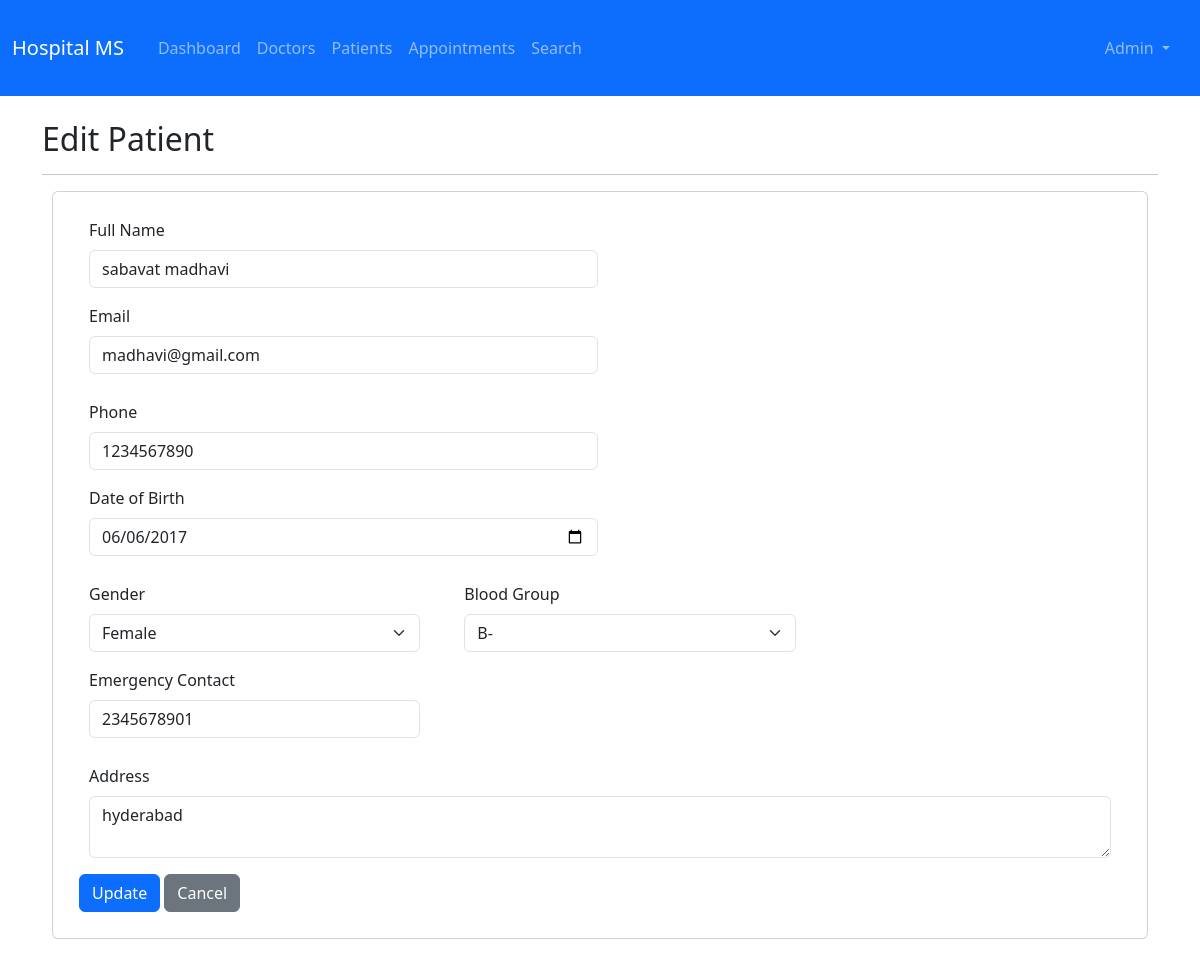
Page /admin/edit-patient/1 (signed in) on the committed database.
### backend/app.py (models this page shows, shortened)
class User(UserMixin, db.Model):
    id = db.Column(db.Integer, primary_key=True)
    username = db.Column(db.String(180), unique=True, nullable=False)
    email = db.Column(db.String(100), unique=True, nullable=False)
    password_hash = db.Column(db.String(100), nullable=False)
    role = db.Column(db.String(50), nullable=False)
    full_name = db.Column(db.String(80), nullable=False)
    phone = db.Column(db.String(10))
    is_active = db.Column(db.Boolean, default=True)
    created_at = db.Column(db.DateTime, default=datetime.utcnow)

class Patient(db.Model):
    id = db.Column(db.Integer, primary_key=True)
    user_id = db.Column(db.Integer, db.ForeignKey('user.id'), nullable=False, unique=True)
    date_of_birth = db.Column(db.Date)
    gender = db.Column(db.String(40))
    blood_group = db.Column(db.String(6))
    address = db.Column(db.Text)
    emergency_contact = db.Column(db.String(10))
    user = db.relationship('User', backref=db.backref('patient_profile', uselist=False))
    appointments = db.relationship('Appointment', backref='patient', lazy=True)

### backend/app.py (the view, shortened to what this page needs)
@app.route('/admin/edit-patient/<int:patient_id>', methods=['GET', 'POST'])
@login_required
@role_required('admin')
def edit_patient(patient_id):
    patient = Patient.query.get_or_404(patient_id)
    return render_template('admin/edit_patient.html', patient=patient)

### backend/app.py (called while the page is built)
@login_manager.user_loader
def load_user(user_id): return User.query.get(int(user_id))

def role_required(role):
    def decorator(f):
        @wraps(f)
        def decorated_function(*args, **kwargs):
            if not current_user.is_authenticated or current_user.role != role:
                flash('Access denied', 'danger')
                return redirect(url_for('index'))
            return f(*args, **kwargs)
        return decorated_function
    return decorator

### frontend/templates/admin/edit_patient.html (shortened to what this page needs)
{% extends "base.html" %}
{% block content %}
<h2>Edit Patient</h2>
<hr>
<div class="card">
    <div class="card-body">
        <form method="POST">
            <div class="row">
                <div class="col-md-6 mb-3">
                    <label class="form-label">Full Name</label>
                    <input type="text" class="form-control" name="full_name" value="{{ patient.user.full_name }}" required>
                </div>
                <div class="col-md-6 mb-3">
                    <label class="form-label">Email</label>
                    <input type="email" class="form-control" name="email" value="{{ patient.user.email }}" required>
                </div>
            </div>
            <div class="row">
                <div class="col-md-6 mb-3">
                    <label class="form-label">Phone</label>
                    <input type="tel" class="form-control" name="phone" value="{{ patient.user.phone }}" required>
                </div>
                <div class="col-md-6 mb-3">
                    <label class="form-label">Date of Birth</label>
                    <input type="date" class="form-control" name="dob" value="{{ patient.date_of_birth.strftime('%Y-%m-%d') if patient.date_of_birth else '' }}">
                </div>
            </div>
            <div class="row">
                <div class="col-md-4 mb-3">
                    <label class="form-label">Gender</label>
                    <select class="form-select" name="gender">
                        <option value="Female" {% if patient.gender == 'Female' %}selected{% endif %}>Female</option>
                    </select>
                </div>
                <div class="col-md-4 mb-3">
                    <label class="form-label">Blood Group</label>
                    <select class="form-select" name="blood_group">
                        {% for bg in ['A+', 'A-', 'B+', 'B-', 'AB+', 'AB-', 'O+', 'O-'] %}
                        <option value="{{ bg }}" {% if patient.blood_group == bg %}selected{% endif %}>{{ bg }}</option>
                        {% endfor %}
                    </select>
                </div>
                <div class="col-md-4 mb-3">
                    <label class="form-label">Emergency Contact</label>
                    <input type="tel" class="form-control" name="emergency_contact" value="{{ patient.emergency_contact }}">
                </div>
            </div>
            <div class="mb-3">
                <label class="form-label">Address</label>
                <textarea class="form-control" name="address" rows="2">{{ patient.address }}</textarea>
            </div>
            <button type="submit" class="btn btn-primary">Update</button>
            <a href="{{ url_for('admin_patients') }}" class="btn btn-secondary">Cancel</a>
        </form>
    </div>
</div>
{% endblock %}

### frontend/templates/base.html (shortened to what this page needs)
<!DOCTYPE html>
<html lang="en">
<head>
    <link href="https://cdn.jsdelivr.net/npm/bootstrap@5.3.0/dist/css/bootstrap.min.css" rel="stylesheet">
    <link rel="stylesheet" href="https://cdn.jsdelivr.net/npm/bootstrap-icons@1.10.0/font/bootstrap-icons.css">
    <link rel="stylesheet" href="{{ url_for('static', filename='css/style.css') }}">
</head>
<body>
    <nav class="navbar navbar-expand-lg navbar-dark bg-primary">
        <div class="container-fluid">
            <a class="navbar-brand" href="{{ url_for('index') }}"> Hospital MS</a>
            <div class="collapse navbar-collapse" id="navbarNav">
                <ul class="navbar-nav me-auto">
                    {% if current_user.is_authenticated %}
                        {% if current_user.role == 'admin' %}
                            <li class="nav-item"><a class="nav-link" href="{{ url_for('admin_dashboard') }}"> Dashboard</a></li>
                            <li class="nav-item"><a class="nav-link" href="{{ url_for('admin_doctors') }}"> Doctors</a></li>
                            <li class="nav-item"><a class="nav-link" href="{{ url_for('admin_patients') }}"> Patients</a></li>
                            <li class="nav-item"><a class="nav-link" href="{{ url_for('admin_appointments') }}">Appointments</a></li>
                            <li class="nav-item"><a class="nav-link" href="{{ url_for('admin_search') }}"> Search</a></li>
                        {% endif %}
                    {% endif %}
                </ul>
                <ul class="navbar-nav">
                    {% if current_user.is_authenticated %}
                        <li class="nav-item dropdown">
                            <a class="nav-link dropdown-toggle" href="#" id="navbarDropdown" role="button" data-bs-toggle="dropdown">
                               {{ current_user.full_name }}
                            </a>
                        </li>
                    {% else %}
                        <li class="nav-item"><a class="nav-link" href="{{ url_for('login') }}"> Login</a></li>
                        <li class="nav-item"><a class="nav-link" href="{{ url_for('register') }}"> Register</a></li>
                    {% endif %}
                </ul>
            </div>
        </div>
    </nav>
    <main class="container my-4">
        {% block content %}{% endblock %}
    </main>
</body>
</html>

### frontend/static/css/style.css (style rules this page uses)
button { background-color: lightblue; }
div { margin: 10px; }
a { text-decoration: none; }

### rows in the picture
User: full_name "Admin"
User: full_name "sabavat madhavi", email "madhavi@gmail.com", phone "1234567890"
Patient: dob "06/06/2017", gender "Female", blood_group "B-", emergency_contact "2345678901", address "hyderabad"
